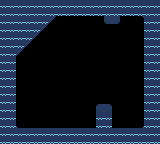

The image is a tile-based game level rendered from a .tmx file. Its description and complete source (layers, tilesets, objects, tile grids) follow:
An orthogonal 20x18 tile map with 8x8 px tiles, 2 tile layers (ground, snow) and 8 objects (spawn).

<map version="1.10" tiledversion="1.10.2" orientation="orthogonal" renderorder="right-down" width="20" height="18" tilewidth="8" tileheight="8" infinite="0" nextlayerid="7" nextobjectid="12">
 <editorsettings>
  <export target="level_1.lua" format="lua" />
 </editorsettings>
 <tileset firstgid="1" name="spritesheet" tilewidth="8" tileheight="8" tilecount="64" columns="8">
  <image source="../spritesheet.png" width="64" height="64" />
 </tileset>
 <layer id="1" name="ground" width="20" height="18">
  <data encoding="csv">
1,1,1,1,1,1,1,1,1,1,1,1,1,1,1,1,1,1,1,1,
1,1,1,1,1,1,1,1,1,1,1,1,1,1,1,1,1,1,1,1,
1,1,1,1,1,1,10,0,0,0,0,0,0,5,6,0,0,13,1,1,
1,1,1,1,1,10,0,0,0,0,0,0,0,0,0,0,0,0,1,1,
1,1,1,1,10,0,0,0,0,0,0,0,0,0,0,0,0,0,1,1,
1,1,1,10,0,0,0,0,0,0,0,0,0,0,0,0,0,0,1,1,
1,1,10,0,0,0,0,0,0,0,0,0,0,0,0,0,0,0,1,1,
1,1,0,0,0,0,0,0,0,0,0,0,0,0,0,0,0,0,1,1,
1,1,0,0,0,0,0,0,0,0,0,0,0,0,0,0,0,0,1,1,
1,1,0,0,0,0,0,0,0,0,0,0,0,0,0,0,0,0,1,1,
1,1,0,0,0,0,0,0,0,0,0,0,0,0,0,0,0,0,1,1,
1,1,0,0,0,0,0,0,0,0,0,0,0,0,0,0,0,0,1,1,
1,1,0,0,0,0,0,0,0,0,0,0,0,0,0,0,0,0,1,1,
1,1,0,0,0,0,0,0,0,0,0,0,3,4,0,0,0,0,1,1,
1,1,0,0,0,0,0,0,0,0,0,0,1,1,0,0,0,0,1,1,
1,1,12,0,0,0,0,0,0,0,0,0,1,1,0,0,0,14,1,1,
1,1,1,1,1,1,1,1,1,1,1,1,1,1,1,1,1,1,1,1,
1,1,1,1,1,1,1,1,1,1,1,1,1,1,1,1,1,1,1,1
</data>
 </layer>
 <layer id="6" name="snow" width="20" height="18">
  <data encoding="csv">
0,0,0,0,0,0,0,0,0,0,0,0,0,0,0,0,0,0,0,0,
0,0,0,0,0,0,0,0,0,0,0,0,0,0,0,0,0,0,0,0,
0,0,0,0,0,0,0,0,0,0,0,0,0,0,0,0,0,0,0,0,
0,0,0,0,0,0,0,0,0,0,0,0,0,0,0,0,0,0,0,0,
0,0,0,0,0,0,0,0,0,0,0,0,0,0,0,0,0,0,0,0,
0,0,0,0,0,0,0,0,0,0,0,0,0,0,0,0,0,0,0,0,
0,0,0,0,0,0,0,0,0,0,0,0,0,0,0,0,0,0,0,0,
0,0,0,0,0,0,0,0,0,0,0,0,0,0,0,0,0,0,0,0,
0,0,0,0,0,0,0,0,0,0,0,0,0,0,0,0,0,0,0,0,
0,0,0,0,0,0,0,0,0,0,0,0,0,0,0,0,0,0,0,0,
0,0,0,0,0,0,0,0,0,0,0,0,0,0,0,0,0,0,0,0,
0,0,0,0,0,0,0,0,0,0,0,0,0,0,0,0,0,0,0,0,
0,0,0,0,0,0,0,0,0,0,0,0,0,0,0,0,0,0,0,0,
0,0,0,0,0,0,0,0,0,0,0,0,0,0,0,0,0,0,0,0,
0,0,0,0,0,0,0,0,0,0,0,0,0,0,0,0,0,0,0,0,
0,0,0,0,0,0,0,0,0,0,0,0,0,0,0,0,0,0,0,0,
0,0,0,0,0,0,0,0,0,0,0,0,0,0,0,0,0,0,0,0,
0,0,0,0,0,0,0,0,0,0,0,0,0,0,0,0,0,0,0,0
</data>
 </layer>
 <objectgroup color="#ff0000" id="3" name="solid" tintcolor="#ff0000">
  <object id="1" x="16.1101" y="128.5" width="134.776" height="7.75623">
   <properties>
    <property name="collidable" type="bool" value="true" />
   </properties>
  </object>
  <object id="10" x="20.4619" y="7.95471" width="134.776" height="7.75623">
   <properties>
    <property name="collidable" type="bool" value="true" />
   </properties>
  </object>
  <object id="3" x="144.461" y="-6.06782" width="15.8697" height="149.595">
   <properties>
    <property name="collidable" type="bool" value="true" />
   </properties>
  </object>
  <object id="4" x="0.296519" y="44.5751" width="15.8697" height="89.1503">
   <properties>
    <property name="collidable" type="bool" value="true" />
   </properties>
  </object>
  <object id="9" x="58.0745" y="-8.68775" width="15.8697" height="89.1503" rotation="44.9995">
   <properties>
    <property name="collidable" type="bool" value="true" />
   </properties>
  </object>
  <object id="5" x="96.7504" y="103.984" width="13.857" height="24.7233">
   <properties>
    <property name="collidable" type="bool" value="true" />
   </properties>
  </object>
  <object id="11" x="103.953" y="7.59208" width="15.8697" height="16.2373">
   <properties>
    <property name="collidable" type="bool" value="true" />
   </properties>
  </object>
 </objectgroup>
 <objectgroup id="4" name="level">
  <object id="7" name="spawn" x="28.2369" y="119.793" width="1.63354" height="1.71076" />
 </objectgroup>
 <objectgroup id="5" name="death" />
</map>